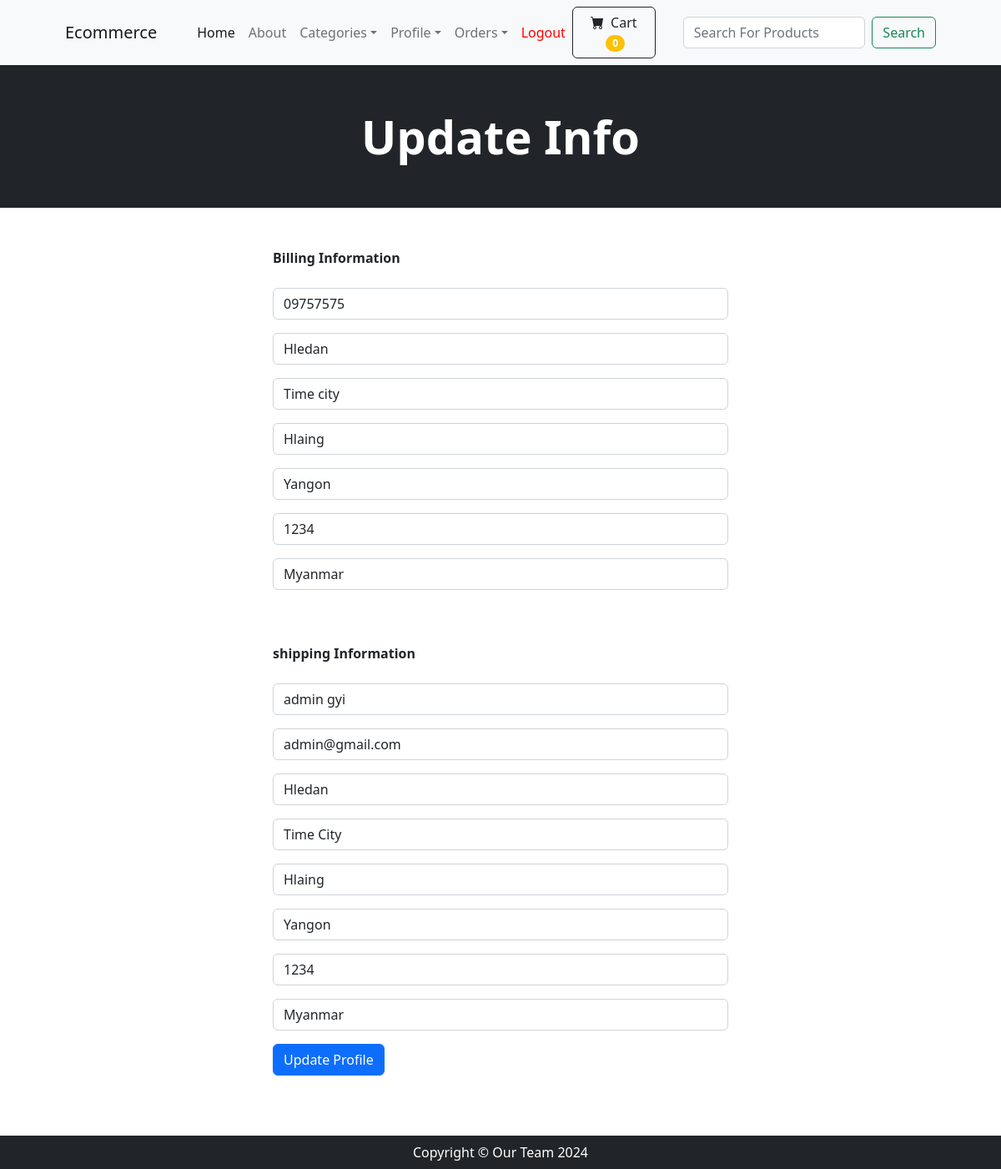
The page /update_info/ (signed in) on the database its author committed.
### store/models.py (models this page shows, shortened)
class Profile(models.Model):
    user = models.OneToOneField(User, on_delete=models.CASCADE)
    date_modified = models.DateTimeField(User, auto_now=True)
    phone = models.CharField(max_length=11, blank=True)
    address1 = models.CharField(max_length=200, blank=True)
    address2 = models.CharField(max_length=200, blank=True)
    city = models.CharField(max_length=200, blank=True)
    zipcode = models.CharField(max_length=200, blank=True)
    state = models.CharField(max_length=200, blank=True)
    country = models.CharField(max_length=200, blank=True)
    old_cart = models.CharField(max_length=200, blank=True, null=True)

### payment/models.py (models this page shows, shortened)
class ShippingAddress(models.Model):
    user = models.ForeignKey(User, on_delete=models.CASCADE, null=True, blank=True)
    shipping_full_name = models.CharField(max_length=250)
    shipping_email = models.CharField(max_length=250)
    shipping_address1 = models.CharField(max_length=250)
    shipping_address2 = models.CharField(max_length=250, blank=True, null=True)
    shipping_city = models.CharField(max_length=250)
    shipping_state = models.CharField(max_length=250, null=True, blank=True)
    shipping_zipcode = models.CharField(max_length=250, null=True, blank=True)
    shipping_country = models.CharField(max_length=250)
    class Meta:
        verbose_name_plural = "Shipping Address"

### store/views.py (the view)
# urls.py: path('update_info/', views.update_info, name='update_info'),
def update_info(request):
    if request.user.is_authenticated:
        current_user = Profile.objects.get(user__id=request.user.id)    # Get current user
        shipping_user = ShippingAddress.objects.get(user__id=request.user.id)  # Get current user's shipping info
        form = UserInfoForm(request.POST or None, instance=current_user)    # Get original user form
        shipping_form = ShippingForm(request.POST or None, instance=shipping_user)     # Get user's shipping form
        if form.is_valid() or shipping_form.is_valid():
            form.save()    #save original form
            shipping_form.save()    #save shipping form
            messages.success(request, 'Your Info has been Updated.')
            return redirect('home')
        return render(request, 'update_info.html', {"form":form, 'shipping_form':shipping_form})
    else:
        messages.error(request, 'You Must Be Login First')
        return redirect('home')

### store/forms.py
class UserInfoForm(forms.ModelForm):
	phone = forms.CharField(label="", widget=forms.TextInput(attrs={'class':'form-control', 'placeholder':'Phone'}), required=False)
	address1 = forms.CharField(label="", widget=forms.TextInput(attrs={'class':'form-control', 'placeholder':'Address 1'}), required=False)
	address2 = forms.CharField(label="", widget=forms.TextInput(attrs={'class':'form-control', 'placeholder':'Address 2'}), required=False)
	city = forms.CharField(label="", widget=forms.TextInput(attrs={'class':'form-control', 'placeholder':'City'}), required=False)
	zipcode = forms.CharField(label="", widget=forms.TextInput(attrs={'class':'form-control', 'placeholder':'Zipcode'}), required=False)
	state = forms.CharField(label="", widget=forms.TextInput(attrs={'class':'form-control', 'placeholder':'State'}), required=False)
	country = forms.CharField(label="", widget=forms.TextInput(attrs={'class':'form-control', 'placeholder':'Country'}), required=False)
	class Meta:
		model = Profile
		fields = ('phone', 'address1', 'address2', 'city', 'state', 'zipcode', 'country',)

### cart/cart.py (called while the page is built)
    def __len__(self):
        return len(self.cart)

### cart/context_processors.py (called while the page is built)
def cart(request):
    return{'cart': Cart(request)}    # Return the default data from our Cart

### store/templates/update_info.html (shortened to what this page needs)
{% extends "base.html" %}
{% block content %}
    <header class="bg-dark py-1">
        <div class="container px-4 px-lg-5 my-5">
            <div class="text-center text-white">
                <h1 class="display-4 fw-bolder">Update Info</h1>
            </div>
        </div>
    </header><br><br>
    <div class="container">
        <div class="row">
            <div class="col-md-6 offset-md-3">
                <strong>Billing Information</strong><br><br>
                <form method="POST" action="{% url 'update_info' %}">
                    {{ form.as_p }}
                    <br><br>
                    <strong>shipping Information</strong><br><br>
                    {{ shipping_form.as_p}}
                    <button type="submit" class="btn btn-primary">Update Profile</button>
                </form><br>
            </div>
        </div>
    </div><br><br>
{% endblock content %}

### rows shown on the page
Profile: phone "09757575", address1 "Hledan", address2 "Time city", city "Hlaing", state "Yangon", zipcode "1234", country "Myanmar"
ShippingAddress: shipping_full_name "admin gyi", shipping_email "admin@gmail.com", shipping_address1 "Hledan", shipping_address2 "Time City", shipping_city "Hlaing", shipping_state "Yangon", shipping_zipcode "1234", shipping_country "Myanmar"

### other values the page prints
{{ cart|length }} "0"
